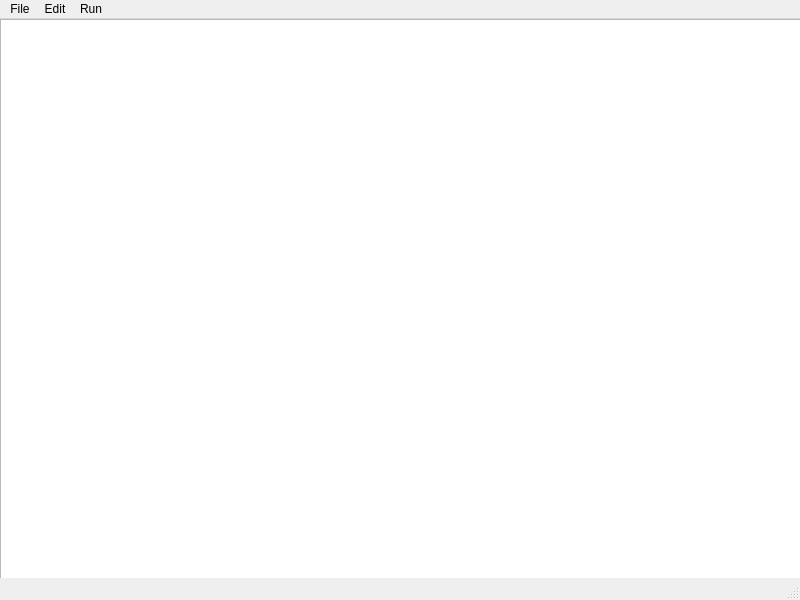
<?xml version="1.0" encoding="UTF-8"?>
<ui version="4.0">
 <class>MainWindow</class>
 <widget class="QMainWindow" name="MainWindow">
  <property name="geometry">
   <rect>
    <x>0</x>
    <y>0</y>
    <width>800</width>
    <height>600</height>
   </rect>
  </property>
  <property name="windowTitle">
   <string>MainWindow</string>
  </property>
  <widget class="QWidget" name="centralwidget">
   <widget class="QTextEdit" name="textEdit">
    <property name="geometry">
     <rect>
      <x>0</x>
      <y>0</y>
      <width>801</width>
      <height>561</height>
     </rect>
    </property>
   </widget>
  </widget>
  <widget class="QMenuBar" name="menubar">
   <property name="geometry">
    <rect>
     <x>0</x>
     <y>0</y>
     <width>800</width>
     <height>22</height>
    </rect>
   </property>
   <widget class="QMenu" name="menuFile">
    <property name="title">
     <string>File</string>
    </property>
    <addaction name="actionNew"/>
    <addaction name="actionOpen"/>
    <addaction name="actionSave"/>
    <addaction name="actionClose"/>
   </widget>
   <widget class="QMenu" name="menuEdit">
    <property name="title">
     <string>Edit</string>
    </property>
    <addaction name="actionCut"/>
    <addaction name="actionCopy"/>
    <addaction name="actionPaste"/>
   </widget>
   <widget class="QMenu" name="menuRun">
    <property name="title">
     <string>Run</string>
    </property>
    <addaction name="actionCompile"/>
    <addaction name="actionRun"/>
    <addaction name="actionRun_Last"/>
   </widget>
   <addaction name="menuFile"/>
   <addaction name="menuEdit"/>
   <addaction name="menuRun"/>
  </widget>
  <widget class="QStatusBar" name="statusbar"/>
  <action name="actionNew">
   <property name="text">
    <string>New</string>
   </property>
  </action>
  <action name="actionOpen">
   <property name="text">
    <string>Open</string>
   </property>
  </action>
  <action name="actionSave">
   <property name="text">
    <string>Save</string>
   </property>
  </action>
  <action name="actionClose">
   <property name="text">
    <string>Close</string>
   </property>
  </action>
  <action name="actionCopy">
   <property name="text">
    <string>Copy</string>
   </property>
  </action>
  <action name="actionPaste">
   <property name="text">
    <string>Paste</string>
   </property>
  </action>
  <action name="actionCut">
   <property name="text">
    <string>Cut</string>
   </property>
  </action>
  <action name="actionCompile">
   <property name="text">
    <string>Compile</string>
   </property>
  </action>
  <action name="actionRun">
   <property name="text">
    <string>Run</string>
   </property>
  </action>
  <action name="actionRun_Last">
   <property name="text">
    <string>Run Last</string>
   </property>
  </action>
 </widget>
 <resources/>
 <connections/>
</ui>
